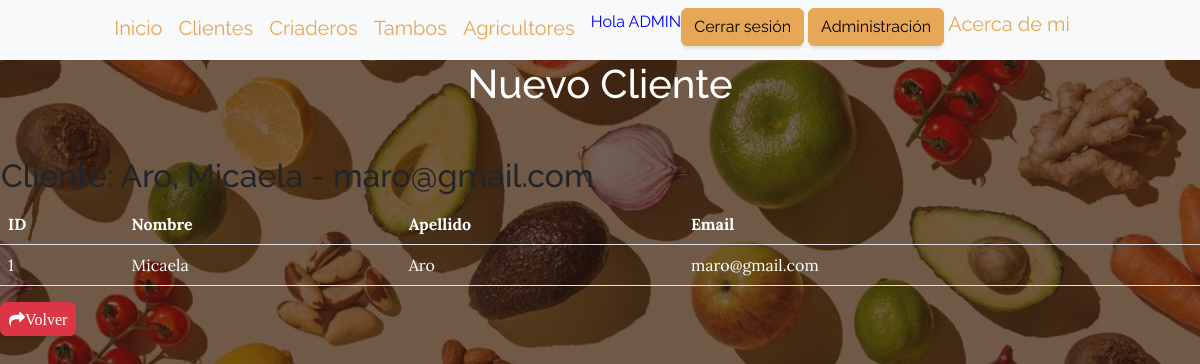
/aplicacion/detail_cliente/1/ (signed in), run on the app's committed database.
### aplicacion/models.py (models this page shows)
class Cliente(models.Model):
    nombre=models.CharField(max_length=50)
    apellido=models.CharField(max_length=50)
    email=models.EmailField()
    def __str__(self):
        return f"{self.apellido}, {self.nombre} - {self.email}"

### aplicacion/views.py (the view)
# urls.py: path('detail_cliente/<int:pk>/', ClienteDetail.as_view(), name="detail_cliente"),
class ClienteDetail(LoginRequiredMixin, DetailView):
    model = Cliente

### aplicacion/templates/aplicacion/cliente_detail.html (shortened to what this page needs)
{% extends 'aplicacion/base.html' %}
{% load static %}
{% block cabecera %}
    Nuevo Cliente
{% endblock cabecera %}
{% block contenido %}
<table>
    <tr>
        <td><h2>Cliente: {{object}}</h2></td>
    </tr>
</table>
<table class="table">
 <thead>
    <tr>
        <th>ID</th>
        <th>Nombre</th>
        <th>Apellido</th>
        <th>Email</th>
    </tr>
 </thead>
 <tbody>
    <tr>
        <td>{{ object.id}}</td>
        <td>{{ object.nombre}}</td>
        <td>{{ object.apellido}}</td>
        <td>{{ object.email}}</td>
    </tr>
 </tbody>
</table>
<a
href="{% url 'clientes' %}"
class="btn btn-danger"
style="--bs-btn-padding-y: .25rem; --bs-btn-padding-x: .5rem; --bs-btn-front-size: .75rem;"
><i class="fa fa-share fa-sm" tittle="List Back">Volver</i>
</a>
{% endblock contenido %}

### aplicacion/templates/aplicacion/base.html (shortened to what this page needs)
<!DOCTYPE html>
<html lang="en">
    <head>
        {% load static %}
        <link rel="stylesheet" href="https://stackpath.bootstrapcdn.com/font-awesome/4.7.0/css/font-awesome.min.css">
        <link href="https://cdn.jsdelivr.net/npm/bootstrap@5.3.1/dist/css/bootstrap.min.css" rel="stylesheet">
        <link href="{% static 'aplicacion/css/styles.css' %}" rel="stylesheet" />
    </head>
    <body>
        <nav class="navbar navbar-expand-lg bg-body-tertiary" id="mainNav">
            <div class="container">
                <div class="collapse navbar-collapse" id="navbarSupportedContent">
                    <ul class="navbar-nav mx-auto">
                        <a class="navbar-brand" href="{% url 'inicio' %}">Inicio</a>
                        {% if user.is_authenticated %}
                        <a class="navbar-brand" href="{% url 'clientes' %}">Clientes</a>
                        <a class="navbar-brand" href="{% url 'criaderos' %}">Criaderos</a>
                        <a class="navbar-brand" href="{% url 'tambos' %}">Tambos</a>
                        <a class="navbar-brand" href="{% url 'agricultores' %}">Agricultores</a>
                        <p style="color:blue">Hola {{ user.username|upper }}</p>
                        <div>
                        <a class="btn btn-primary" href="{% url 'logout' %}">Cerrar sesión</a>
                        <a class="btn btn-primary" href="{% url 'admin:index' %}">Administración</a>
                        <a class="navbar-brand" href="{% url 'acerca' %}">Acerca de mi</a>
                        {% else %}
                        <a class="btn btn-info" href="{% url 'register' %}">Registrarse</a>
                        <a class="btn btn-info" href="{% url 'login' %}">Login</a>
                        {% endif %}
                    </ul>
                </div>
            </div>
        </nav>
        <header class="masthead">
            <div class="container position-relative">
                <div class="row justify-content-center">
                    <div class="col-xl-6">
                        <div class="text-center text-white">
                            <h1 class="mb-5">
                                {% block cabecera %}{% endblock cabecera %}
                            </h1>
                        </div>
                    </div>
                </div>
            </div>
        </header>
        {% block contenido %}{% endblock contenido %}
    </body>
</html>

### data on the page
Cliente: apellido+nombre+email "Aro, Micaela - maro@gmail.com", id "1", nombre "Micaela", apellido "Aro", email "maro@gmail.com"

### other printed values
{{ user.username|upper }} "ADMIN"
